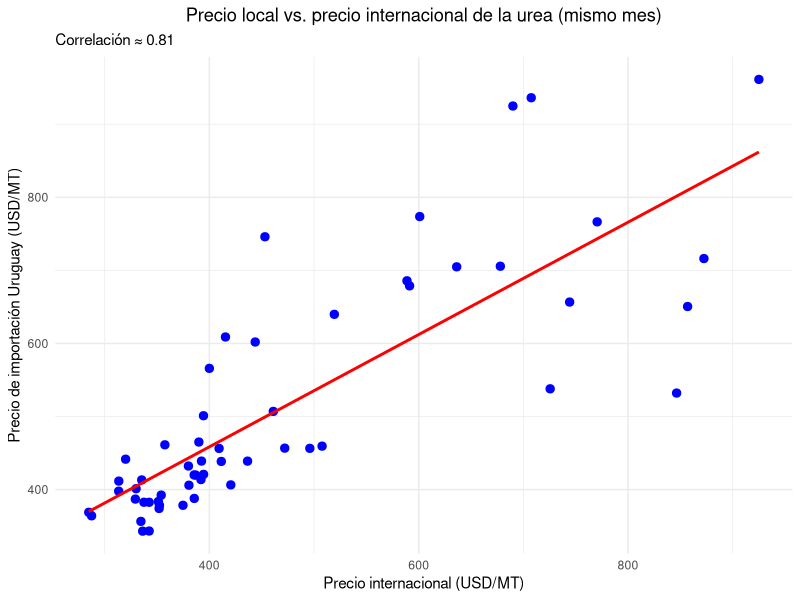
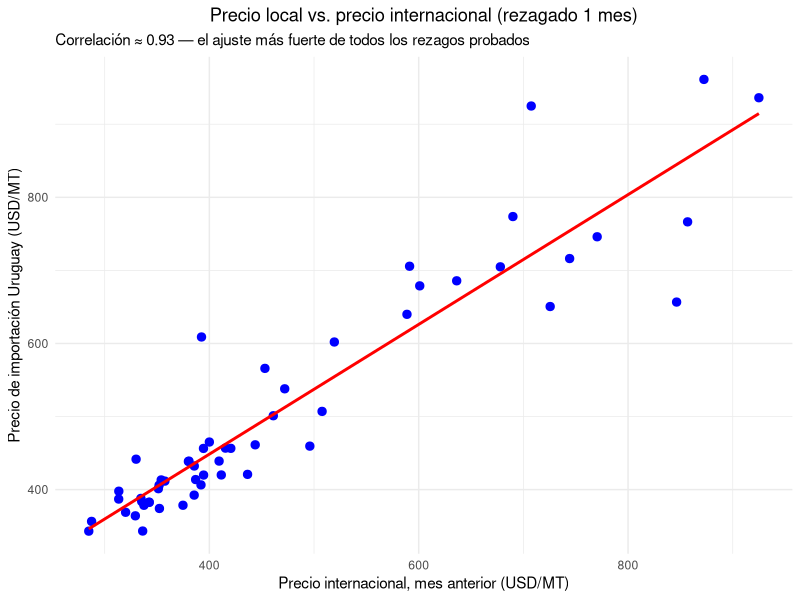
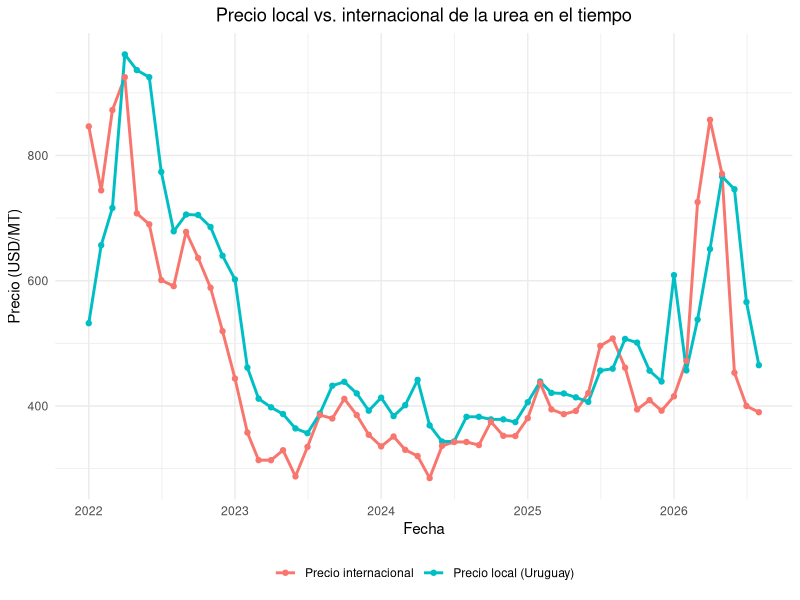
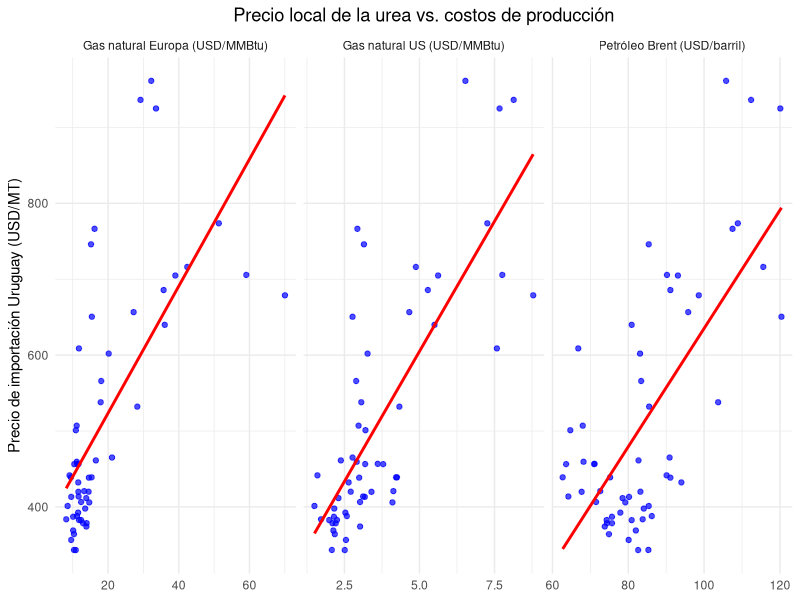
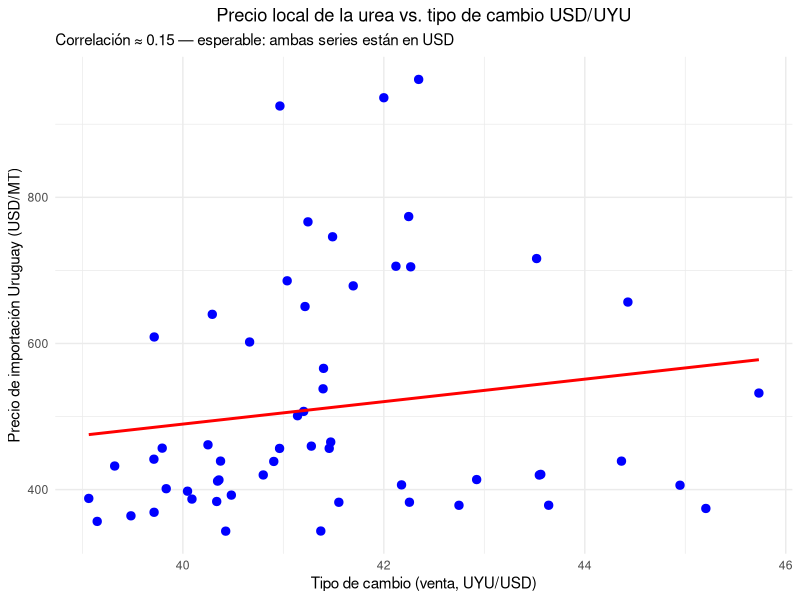
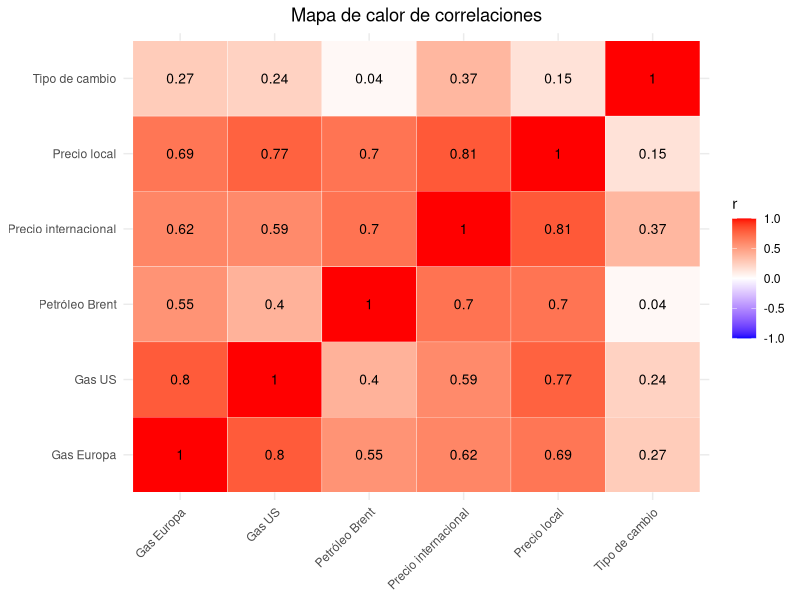

These figures' R source, in order:
# ============================================================
# PASO 6 — Gráficos de relaciones entre variables
# Visualizamos lo que el paso 4 encontró en números:
#   - Relación precio local vs. internacional (actual y con rezago)
#   - Relación precio local vs. gas natural y petróleo
#   - Mapa de calor de correlaciones
# Entrada: Datos/procesados/base_mensual_urea.csv
# ============================================================

library(readr)
library(dplyr)
library(tidyr)
library(ggplot2)
library(here)

base <- read_csv(here("Datos", "procesados", "base_mensual_urea.csv"),
                 show_col_types = FALSE) %>%
  mutate(periodo = as.Date(periodo)) %>%
  arrange(periodo)

# ---- 1. Precio local vs. internacional (mismo mes) ------------------
# Correlación de referencia (04): 0.81

ggplot(base, aes(x = urea_int_usd_mt, y = precio_import_usd_mt)) +
  geom_point(size = 2.5, color = "blue") +
  geom_smooth(method = "lm", se = FALSE, color = "red") +
  labs(
    title = "Precio local vs. precio internacional de la urea (mismo mes)",
    subtitle = "Correlación ≈ 0.81",
    x = "Precio internacional (USD/MT)",
    y = "Precio de importación Uruguay (USD/MT)"
  ) +
  theme_minimal() +
  theme(plot.title = element_text(hjust = 0.5))

# ---- 2. Precio local vs. internacional CON 1 MES DE REZAGO ----------
# Correlación ≈ 0.93

base_lag <- base %>%
  mutate(urea_int_lag1 = lag(urea_int_usd_mt, 1))

ggplot(base_lag %>% filter(!is.na(urea_int_lag1)),
       aes(x = urea_int_lag1, y = precio_import_usd_mt)) +
  geom_point(size = 2.5, color = "blue") +
  geom_smooth(method = "lm", se = FALSE, color = "red") +
  labs(
    title = "Precio local vs. precio internacional (rezagado 1 mes)",
    subtitle = "Correlación ≈ 0.93 — el ajuste más fuerte de todos los rezagos probados",
    x = "Precio internacional, mes anterior (USD/MT)",
    y = "Precio de importación Uruguay (USD/MT)"
  ) +
  theme_minimal() +
  theme(plot.title = element_text(hjust = 0.5))

# ---- 3. Ambas series en el tiempo, superpuestas ----------------------
# Vemos el precio internacional y el precio local, con 1 mes de rezago, de forma superpuesta

base_largo <- base %>%
  select(periodo, precio_import_usd_mt, urea_int_usd_mt) %>%
  pivot_longer(-periodo, names_to = "serie", values_to = "precio") %>%
  mutate(serie = recode(serie,
                        precio_import_usd_mt = "Precio local (Uruguay)",
                        urea_int_usd_mt = "Precio internacional"))

ggplot(base_largo, aes(x = periodo, y = precio, color = serie)) +
  geom_line(linewidth = 1) +
  geom_point(size = 1.5) +
  labs(
    title = "Precio local vs. internacional de la urea en el tiempo",
    x = "Fecha", y = "Precio (USD/MT)", color = NULL
  ) +
  theme_minimal() +
  theme(plot.title = element_text(hjust = 0.5), legend.position = "bottom")

# ---- 4. Precio local vs. gas natural y petróleo ----------------------
# Correlaciones de referencia (04): gas US 0.77, gas EU 0.69, Brent 0.70

vars_costos <- base %>%
  select(precio_import_usd_mt, gas_us_usd_mmbtu, gas_eu_usd_mmbtu, brent_usd_bbl) %>%
  pivot_longer(-precio_import_usd_mt, names_to = "variable", values_to = "valor") %>%
  mutate(variable = recode(variable,
                           gas_us_usd_mmbtu = "Gas natural US (USD/MMBtu)",
                           gas_eu_usd_mmbtu = "Gas natural Europa (USD/MMBtu)",
                           brent_usd_bbl = "Petróleo Brent (USD/barril)"))

ggplot(vars_costos, aes(x = valor, y = precio_import_usd_mt)) +
  geom_point(color = "blue", alpha = 0.7) +
  geom_smooth(method = "lm", se = FALSE, color = "red") +
  facet_wrap(~ variable, scales = "free_x") +
  labs(
    title = "Precio local de la urea vs. costos de producción",
    x = NULL, y = "Precio de importación Uruguay (USD/MT)"
  ) +
  theme_minimal() +
  theme(plot.title = element_text(hjust = 0.5))

# ---- 5. Precio local vs. tipo de cambio ------------------------------
# Correlación de referencia (04): 0.15 (casi nula, como esperado en USD)

ggplot(base, aes(x = tc_venta_uyu, y = precio_import_usd_mt)) +
  geom_point(size = 2.5, color = "blue") +
  geom_smooth(method = "lm", se = FALSE, color = "red") +
  labs(
    title = "Precio local de la urea vs. tipo de cambio USD/UYU",
    subtitle = "Correlación ≈ 0.15 — esperable: ambas series están en USD",
    x = "Tipo de cambio (venta, UYU/USD)",
    y = "Precio de importación Uruguay (USD/MT)"
  ) +
  theme_minimal() +
  theme(plot.title = element_text(hjust = 0.5))

# ---- 6. Mapa de calor de correlaciones -------------------------------
# Versión visual de la matriz de correlación que ya calculó 04_exploracion_base.R

matriz_cor <- base %>%
  select(precio_import_usd_mt, urea_int_usd_mt, gas_us_usd_mmbtu,
         gas_eu_usd_mmbtu, brent_usd_bbl, tc_venta_uyu) %>%
  rename(
    `Precio local` = precio_import_usd_mt,
    `Precio internacional` = urea_int_usd_mt,
    `Gas US` = gas_us_usd_mmbtu,
    `Gas Europa` = gas_eu_usd_mmbtu,
    `Petróleo Brent` = brent_usd_bbl,
    `Tipo de cambio` = tc_venta_uyu
  ) %>%
  cor(use = "complete.obs")

cor_largo <- as.data.frame(matriz_cor) %>%
  mutate(var1 = rownames(matriz_cor)) %>%
  pivot_longer(-var1, names_to = "var2", values_to = "correlacion")

ggplot(cor_largo, aes(x = var1, y = var2, fill = correlacion)) +
  geom_tile(color = "white") +
  geom_text(aes(label = round(correlacion, 2)), size = 3.5) +
  scale_fill_gradient2(low = "blue", mid = "white", high = "red",
                       midpoint = 0, limits = c(-1, 1)) +
  labs(title = "Mapa de calor de correlaciones", x = NULL, y = NULL, fill = "r") +
  theme_minimal() +
  theme(plot.title = element_text(hjust = 0.5),
        axis.text.x = element_text(angle = 45, hjust = 1))
